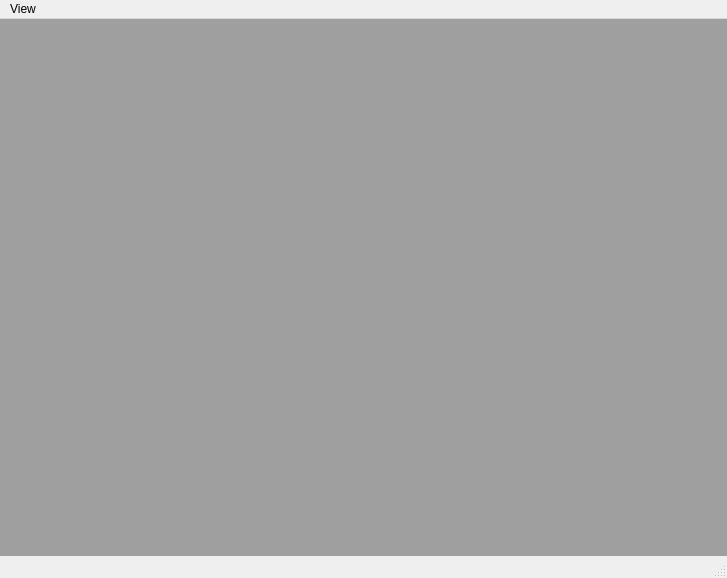
<?xml version="1.0" encoding="UTF-8"?>
<ui version="4.0">
 <class>LabCams</class>
 <widget class="QMainWindow" name="LabCams">
  <property name="geometry">
   <rect>
    <x>0</x>
    <y>0</y>
    <width>727</width>
    <height>578</height>
   </rect>
  </property>
  <property name="windowTitle">
   <string>LabCams</string>
  </property>
  <widget class="QWidget" name="centralwidget">
   <layout class="QHBoxLayout" name="horizontalLayout">
    <property name="leftMargin">
     <number>0</number>
    </property>
    <property name="topMargin">
     <number>0</number>
    </property>
    <property name="rightMargin">
     <number>0</number>
    </property>
    <property name="bottomMargin">
     <number>0</number>
    </property>
    <item>
     <widget class="QMdiArea" name="mdiArea"/>
    </item>
   </layout>
  </widget>
  <widget class="QMenuBar" name="menubar">
   <property name="geometry">
    <rect>
     <x>0</x>
     <y>0</y>
     <width>727</width>
     <height>21</height>
    </rect>
   </property>
   <widget class="QMenu" name="menuView">
    <property name="title">
     <string>View</string>
    </property>
    <addaction name="actionCascade"/>
    <addaction name="actionTiled"/>
    <addaction name="actionTabbed"/>
    <addaction name="actionSubwindow"/>
   </widget>
   <addaction name="menuView"/>
  </widget>
  <widget class="QStatusBar" name="statusbar"/>
  <action name="actionCascade">
   <property name="text">
    <string>Cascade View</string>
   </property>
  </action>
  <action name="actionTiled">
   <property name="text">
    <string>Tiled View</string>
   </property>
  </action>
  <action name="actionSubwindow">
   <property name="text">
    <string>Subwindow View</string>
   </property>
  </action>
  <action name="actionTabbed">
   <property name="text">
    <string>Tabbed View</string>
   </property>
  </action>
 </widget>
 <resources/>
 <connections/>
</ui>
